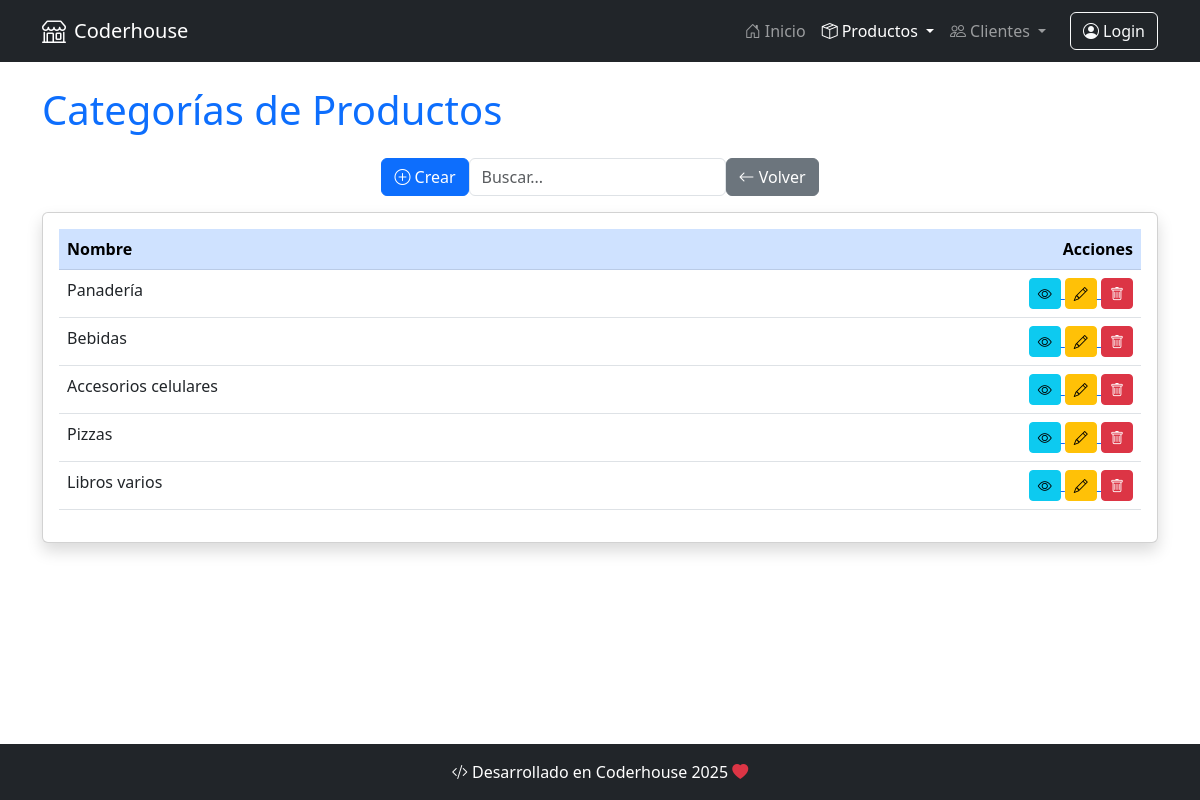
/producto/productocategoria/list/, run on the app's committed database.
### producto/models.py (models this page shows, shortened)
class ProductoCategoria(models.Model):
    nombre = models.CharField(max_length=100, unique=True)
    descripcion = models.TextField(blank=True, null=True)
    class Meta:
        verbose_name = "Categoría de Producto"
        verbose_name_plural = "Categorías de Productos"

### producto/views.py (the view)
class ProductoCategoriaListView(ListView):
    model = models.ProductoCategoria
    def get_queryset(self):
        consulta = self.request.GET.get("consulta")
        if consulta:
            queryset = models.ProductoCategoria.objects.filter(nombre__icontains=consulta)
        else:
            queryset = models.ProductoCategoria.objects.all()
        return queryset

### producto/templates/producto/productocategoria_list.html
{% extends 'core/base.html' %}
{% block title %}
    Categorías de Productos
{% endblock title %}
{% block content %}
    <div class="d-flex justify-content-center mb-3">
        <a href="{% url 'producto:productocategoria_create' %}" class="btn btn-primary">
            <i class="bi bi-plus-circle "></i> Crear
        </a>
        <form method="get">
            <input type="text" name="consulta" class="form-control" placeholder="Buscar...">
        </form>
        <a href="{% url 'producto:index' %}" class="btn btn-secondary">
            <i class="bi bi-arrow-left"></i> Volver
        </a>
    </div>
    <div class="card shadow">
        <div class="card-body">
            <div class="table-responsive">
                <table class="table table-hover">
                    <thead class="table-primary">
                        <tr>
                            <th>Nombre</th>
                            <th class="text-end">Acciones</th>
                        </tr>
                    </thead>
                    <tbody>
                        {% for categoria in object_list %}
                            <tr>
                                <td>{{ categoria.nombre }}</td>
                                <td class="text-end">
                                    <a href="{% url 'producto:productocategoria_detail' categoria.id %}">
                                        <button class="btn btn-info btn-sm" title="Ver detalles">
                                            <i class="bi bi-eye"></i>
                                        </button>
                                    </a>
                                   <a href="{% url 'producto:productocategoria_update' categoria.id %}">
                                        <button class="btn btn-warning btn-sm" title="Modificar">
                                            <i class="bi bi-pencil"></i>
                                        </button>
                                   </a>
                                    <a href="{% url 'producto:productocategoria_delete' categoria.id %}">
                                        <button class="btn btn-danger btn-sm" title="Eliminar">
                                            <i class="bi bi-trash"></i>
                                        </button>
                                    </a>
                                </td>
                            </tr>
                        {% empty %}
                            <tr>
                                <td colspan="3" class="text-center">No hay categorías registradas</td>
                            </tr>
                        {% endfor %}
                    </tbody>
                </table>
            </div>
        </div>
    </div>
{% endblock content %}

### core/templates/core/base.html (style rules this page uses)
body { display: flex; flex-direction: column; min-height: 100vh; }

### data on the page
ProductoCategoria: nombre "Panadería"
ProductoCategoria: nombre "Bebidas"
ProductoCategoria: nombre "Accesorios celulares"
ProductoCategoria: nombre "Pizzas"
ProductoCategoria: nombre "Libros varios"
